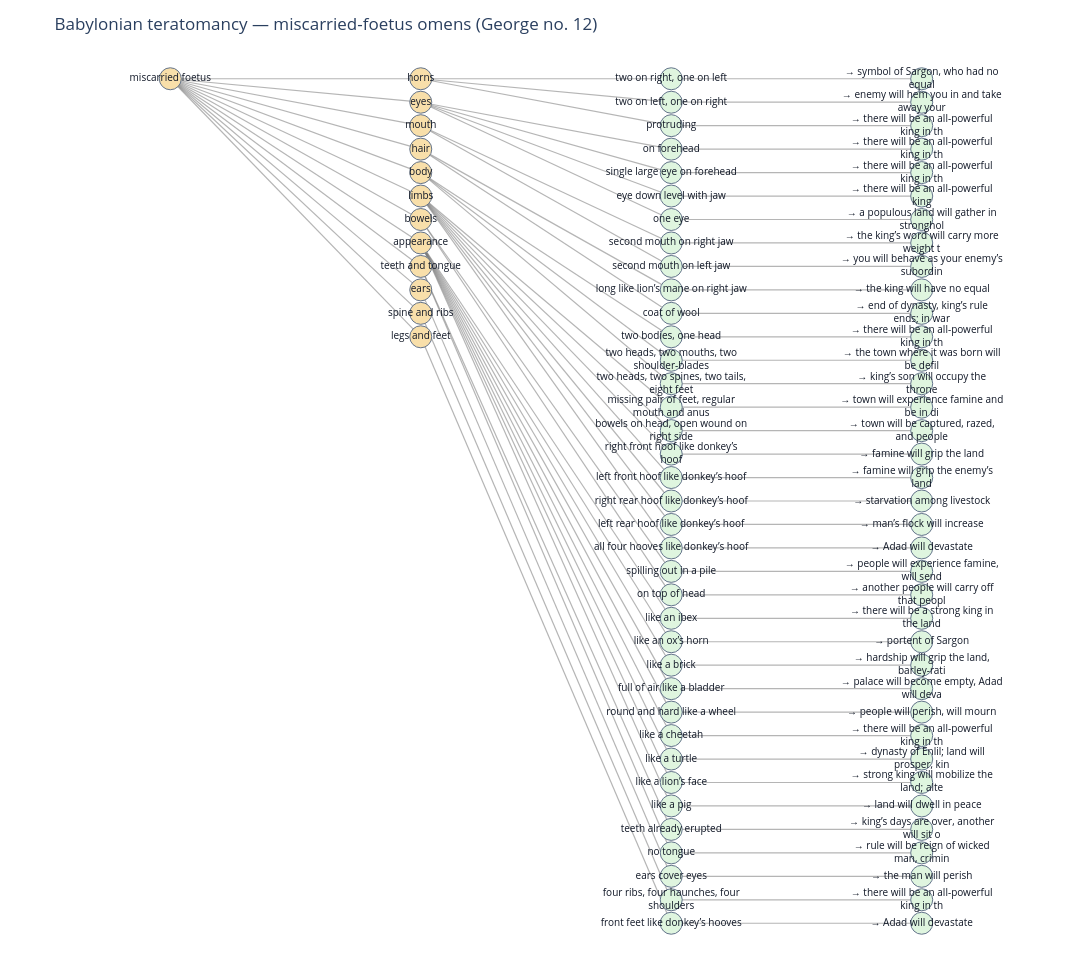

Write notebook code for a chart like this one.
### Code cell
# No. 12 — the miscarried-foetus tree: the DIRECT parallel to the Ugaritic sheep omens
Gf = build_omen_graph(foet["omen"], "miscarried foetus")
plot_interactive_tree(Gf, "Babylonian teratomancy — miscarried-foetus omens (George no. 12)")

### Figure 1 — Plotly figure (JSON) as saved in the notebook; plotly's stock layout.template omitted (floating-point values rounded to 4 significant figures; data arrays with more than 128 entries replaced by an {"elided": "..."} marker saying what was removed)
{"data": [{"hoverinfo": "skip", "line": {"color": "rgba(120,120,120,0.55)", "width": 1.2}, "mode": "lines", "showlegend": false, "type": "scatter", "x": {"elided": "258 int values"}, "y": {"elided": "258 int values"}}, {"hovertemplate": "<b>%{hovertext}</b><extra></extra>", "hovertext": ["miscarried foetus", "horns", "two on right, one on left", "→ symbol of Sargon, who had no equal", "two on left, one on right", "→ enemy will hem you in and take away your", "protruding", "→ there will be an all-powerful king in th", "eyes", "on forehead", "→ there will be an all-powerful king in th", "single large eye on forehead", "→ there will be an all-powerful king in th", "eye down level with jaw", "→ there will be an all-powerful king", "one eye", "→ a populous land will gather in stronghol", "mouth", "second mouth on right jaw", "→ the king’s word will carry more weight t", "second mouth on left jaw", "→ you will behave as your enemy’s subordin", "hair", "long like lion’s mane on right jaw", "→ the king will have no equal", "coat of wool", "→ end of dynasty, king’s rule ends; in war", "body", "two bodies, one head", "→ there will be an all-powerful king in th", "two heads, two mouths, two shoulder-blades", "→ the town where it was born will be defil", "two heads, two spines, two tails, eight feet", "→ king’s son will occupy the throne", "limbs", "missing pair of feet, regular mouth and anus", "→ town will experience famine and be in di", "bowels on head, open wound on right side", "→ town will be captured, razed, and people", "right front hoof like donkey’s hoof", "→ famine will grip the land", "left front hoof like donkey’s hoof", "→ famine will grip the enemy’s land", "right rear hoof like donkey’s hoof", "→ starvation among livestock", "left rear hoof like donkey’s hoof", "→ man’s flock will increase", "all four hooves like donkey’s hoof", "→ Adad will devastate", "bowels", "spilling out in a pile", "→ people will experience famine, will send", "on top of head", "→ another people will carry off that peopl", "appearance", "like an ibex", "→ there will be a strong king in the land", "like an ox’s horn", "→ portent of Sargon", "like a brick", "→ hardship will grip the land, barley-rati", "full of air like a bladder", "→ palace will become empty, Adad will deva", "round and hard like a wheel", "→ people will perish, will mourn", "like a cheetah", "→ there will be an all-powerful king in th", "like a turtle", "→ dynasty of Enlil; land will prosper, kin", "like a lion’s face", "→ strong king will mobilize the land; alte", "like a pig", "→ land will dwell in peace", "teeth and tongue", "teeth already erupted", "→ king’s days are over, another will sit o", "no tongue", "→ rule will be reign of wicked man, crimin", "ears", "ears cover eyes", "→ the man will perish", "spine and ribs", "four ribs, four haunches, four shoulders", "→ there will be an all-powerful king in th", "legs and feet", "front feet like donkey’s hooves", "→ Adad will devastate"], "marker": {"color": ["#f8dfaa", "#f8dfaa", "#dff5df", "#dff5df", "#dff5df", "#dff5df", "#dff5df", "#dff5df", "#f8dfaa", "#dff5df", "#dff5df", "#dff5df", "#dff5df", "#dff5df", "#dff5df", "#dff5df", "#dff5df", "#f8dfaa", "#dff5df", "#dff5df", "#dff5df", "#dff5df", "#f8dfaa", "#dff5df", "#dff5df", "#dff5df", "#dff5df", "#f8dfaa", "#dff5df", "#dff5df", "#dff5df", "#dff5df", "#dff5df", "#dff5df", "#f8dfaa", "#dff5df", "#dff5df", "#dff5df", "#dff5df", "#dff5df", "#dff5df", "#dff5df", "#dff5df", "#dff5df", "#dff5df", "#dff5df", "#dff5df", "#dff5df", "#dff5df", "#f8dfaa", "#dff5df", "#dff5df", "#dff5df", "#dff5df", "#f8dfaa", "#dff5df", "#dff5df", "#dff5df", "#dff5df", "#dff5df", "#dff5df", "#dff5df", "#dff5df", "#dff5df", "#dff5df", "#dff5df", "#dff5df", "#dff5df", "#dff5df", "#dff5df", "#dff5df", "#dff5df", "#dff5df", "#f8dfaa", "#dff5df", "#dff5df", "#dff5df", "#dff5df", "#f8dfaa", "#dff5df", "#dff5df", "#f8dfaa", "#dff5df", "#dff5df", "#f8dfaa", "#dff5df", "#dff5df"], "line": {"color": "#64748b", "width": 1}, "size": 22}, "mode": "markers+text", "showlegend": false, "text": ["miscarried foetus", "horns", "two on right, one on left", "→ symbol of Sargon, who had no<br>equal", "two on left, one on right", "→ enemy will hem you in and take<br>away your", "protruding", "→ there will be an all-powerful<br>king in th", "eyes", "on forehead", "→ there will be an all-powerful<br>king in th", "single large eye on forehead", "→ there will be an all-powerful<br>king in th", "eye down level with jaw", "→ there will be an all-powerful<br>king", "one eye", "→ a populous land will gather in<br>stronghol", "mouth", "second mouth on right jaw", "→ the king’s word will carry more<br>weight t", "second mouth on left jaw", "→ you will behave as your enemy’s<br>subordin", "hair", "long like lion’s mane on right jaw", "→ the king will have no equal", "coat of wool", "→ end of dynasty, king’s rule<br>ends; in war", "body", "two bodies, one head", "→ there will be an all-powerful<br>king in th", "two heads, two mouths, two<br>shoulder-blades", "→ the town where it was born will<br>be defil", "two heads, two spines, two tails,<br>eight feet", "→ king’s son will occupy the<br>throne", "limbs", "missing pair of feet, regular<br>mouth and anus", "→ town will experience famine and<br>be in di", "bowels on head, open wound on<br>right side", "→ town will be captured, razed,<br>and people", "right front hoof like donkey’s<br>hoof", "→ famine will grip the land", "left front hoof like donkey’s hoof", "→ famine will grip the enemy’s<br>land", "right rear hoof like donkey’s hoof", "→ starvation among livestock", "left rear hoof like donkey’s hoof", "→ man’s flock will increase", "all four hooves like donkey’s hoof", "→ Adad will devastate", "bowels", "spilling out in a pile", "→ people will experience famine,<br>will send", "on top of head", "→ another people will carry off<br>that peopl", "appearance", "like an ibex", "→ there will be a strong king in<br>the land", "like an ox’s horn", "→ portent of Sargon", "like a brick", "→ hardship will grip the land,<br>barley-rati", "full of air like a bladder", "→ palace will become empty, Adad<br>will deva", "round and hard like a wheel", "→ people will perish, will mourn", "like a cheetah", "→ there will be an all-powerful<br>king in th", "like a turtle", "→ dynasty of Enlil; land will<br>prosper, kin", "like a lion’s face", "→ strong king will mobilize the<br>land; alte", "like a pig", "→ land will dwell in peace", "teeth and tongue", "teeth already erupted", "→ king’s days are over, another<br>will sit o", "no tongue", "→ rule will be reign of wicked<br>man, crimin", "ears", "ears cover eyes", "→ the man will perish", "spine and ribs", "four ribs, four haunches, four<br>shoulders", "→ there will be an all-powerful<br>king in th", "legs and feet", "front feet like donkey’s hooves", "→ Adad will devastate"], "textfont": {"color": "#111827", "size": 10}, "textposition": "middle center", "type": "scatter", "x": [0, 1, 2, 3, 2, 3, 2, 3, 1, 2, 3, 2, 3, 2, 3, 2, 3, 1, 2, 3, 2, 3, 1, 2, 3, 2, 3, 1, 2, 3, 2, 3, 2, 3, 1, 2, 3, 2, 3, 2, 3, 2, 3, 2, 3, 2, 3, 2, 3, 1, 2, 3, 2, 3, 1, 2, 3, 2, 3, 2, 3, 2, 3, 2, 3, 2, 3, 2, 3, 2, 3, 2, 3, 1, 2, 3, 2, 3, 1, 2, 3, 1, 2, 3, 1, 2, 3], "y": [0, 0, 0, 0, -1, -1, -2, -2, -1, -3, -3, -4, -4, -5, -5, -6, -6, -2, -7, -7, -8, -8, -3, -9, -9, -10, -10, -4, -11, -11, -12, -12, -13, -13, -5, -14, -14, -15, -15, -16, -16, -17, -17, -18, -18, -19, -19, -20, -20, -6, -21, -21, -22, -22, -7, -23, -23, -24, -24, -25, -25, -26, -26, -27, -27, -28, -28, -29, -29, -30, -30, -31, -31, -8, -32, -32, -33, -33, -9, -34, -34, -10, -35, -35, -11, -36, -36]}], "layout": {"dragmode": "pan", "height": 962, "margin": {"b": 20, "l": 20, "r": 20, "t": 60}, "paper_bgcolor": "white", "plot_bgcolor": "white", "title": {"text": "Babylonian teratomancy — miscarried-foetus omens (George no. 12)"}, "width": 1320, "xaxis": {"range": [-0.6, 3.6], "showgrid": false, "showticklabels": false, "zeroline": false}, "yaxis": {"range": [-36.8, 0.8], "showgrid": false, "showticklabels": false, "zeroline": false}}}
